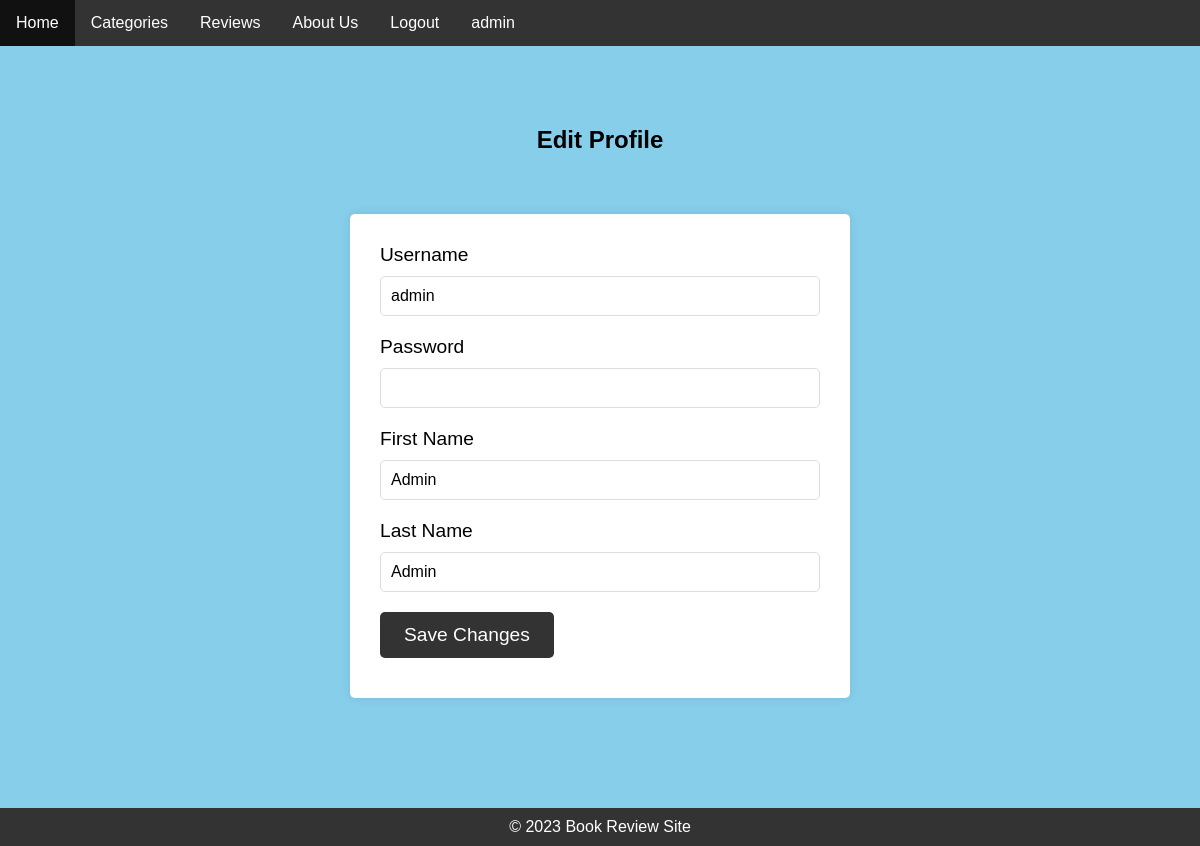
Screenshot of /editProfile.php (signed in) with the database file from the repository.
### tables this page shows
CREATE TABLE `tbluseraccount` (
  `Firstname` varchar(50) NOT NULL,
  `Lastname` varchar(50) NOT NULL,
  `Username` varchar(30) NOT NULL,
  `Password` varchar(50) NOT NULL,
  `userType` int(1) NOT NULL DEFAULT 0,
  `Email` varchar(30) DEFAULT NULL,
  `Status` tinyint(1) NOT NULL DEFAULT 0
);

### editProfile.php (the view, shortened to what this page needs)
<?php
    require_once 'header.php';
    $username = $_SESSION['username'];
    $result = $conn->query("SELECT * FROM tbluseraccount WHERE username='$username'") or die($conn->error);
    $row = $result->fetch_assoc();
?>
<link rel="stylesheet" href="css/all.css">
<div class="container">
    <h2>Edit Profile</h2>
    <form method="post" action="">
        <div class="form-group">
            <label for="username">Username</label>
            <input type="text" class="form-control" id="username" name="username" value="<?php echo isset($row['Username']) ? $row['Username'] : ''; ?>" required>
        </div>
        <div class="form-group">
            <label for="password">Password</label>
            <input type="password" class="form-control" id="password" name="password" required>
        </div>
        <div class="form-group">
            <label for="firstname">First Name</label>
            <input type="text" class="form-control" id="firstname" name="firstname" value="<?php echo isset($row['Firstname']) ? $row['Firstname'] : ''; ?>" required>
        </div>
        <div class="form-group">
            <label for="lastname">Last Name</label>
            <input type="text" class="form-control" id="lastname" name="lastname" value="<?php echo isset($row['Lastname']) ? $row['Lastname'] : ''; ?>" required>
        </div>
        <button type="submit" class="btn btn-primary profile-button" name="submit">Save Changes</button>
    </form>
</div>
<?php require_once 'footer.php'; ?>

### styles.css (style rules this page uses)
body { background-color: skyblue; font-family: Arial, sans-serif; margin: 0; padding: 0; overflow: auto; }
.container { display: flex; flex-direction: column; justify-content: flex-start; align-items: center; height: calc(100vh - 60px); padding: 20px; margin-top: 60px; overflow-x: hidden; }
* { margin: 0; padding: 0; box-sizing: border-box; overflow-wrap: break-word; }
h2 { text-align: center; }
form { background-color: white; padding: 30px; border-radius: 5px; max-width: 500px; width: 100%; box-shadow: 0px 0px 10px rgba(0, 0, 0, 0.1); margin-top: 60px; }
form label { font-size: 1.2em; display: block; margin-bottom: 10px; }
form input { display: block; width: 100%; padding: 10px; font-size: 1em; margin-bottom: 20px; border: 1px solid #ddd; border-radius: 5px; }
.profile-button { margin-bottom: 10px; padding: 12px 24px; font-size: 1.2em; background-color: #333; color: white; border: none; border-radius: 5px; cursor: pointer; }

### rows the page displays
tbluseraccount: username "admin", firstname "Admin", lastname "Admin"

### other values shown
$_SESSION['username'] "admin"
